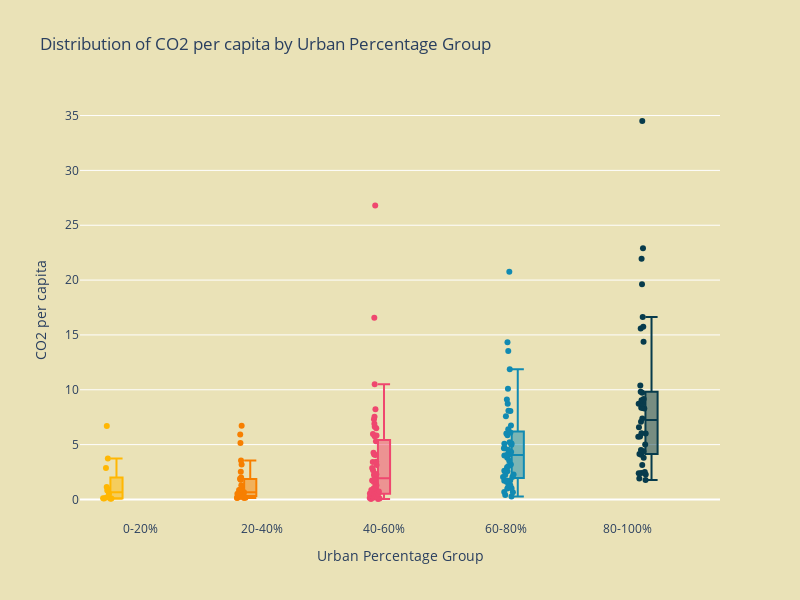

Notebook code for this chart:
### Markdown cell above
### Climate Change

### Code cell
df = pd.read_csv('owid-co2-data.csv')
urban_percent_df = pd.read_csv('Urban.csv')

year = 2018
df_2018 = df[df['year'] == year]
df_2018 = df_2018[df_2018['iso_code'].notna()]
df_2018_sorted = df_2018.sort_values(by='co2_per_capita', ascending=False)

countries_2018 = df_2018_sorted['country'].unique()
urban_percent_df = urban_percent_df[urban_percent_df['Region, subregion, country or area'].isin(countries_2018)]

urban_percent_df['Percentage urban'] = urban_percent_df['Percentage urban'].str.replace(',', '.').astype(float)
urban_percent_df.dropna(subset=['Percentage urban'], inplace=True)
merged_df = pd.merge(df_2018_sorted, urban_percent_df, left_on='country', right_on='Region, subregion, country or area')
merged_df_sorted = merged_df.sort_values(by='Percentage urban', ascending=False)

bins = [0, 20, 40, 60, 80, 100]
labels = ['0-20%', '20-40%', '40-60%', '60-80%', '80-100%']
merged_df_sorted['Urban Group'] = pd.cut(merged_df_sorted['Percentage urban'], bins=bins, labels=labels, right=False)

data_to_plot = []
for label in labels:
    group_data = merged_df_sorted[merged_df_sorted['Urban Group'] == label]['co2_per_capita']
    if group_data.empty:
        data_to_plot.append(pd.Series([None]))
    else:
        data_to_plot.append(group_data)

colors = ['#FFB703', '#F77F00', '#EF476F', '#118AB2', '#073B4C']

fig = go.Figure()
for data, label, color in zip(data_to_plot, labels, colors):
    fig.add_trace(go.Box(y=data, name=label, boxpoints='all', jitter=1, whiskerwidth=1, marker_size=6, line_width=2,
                         hoverinfo='y+name', marker_color=color))

fig.update_layout(
    title='Distribution of CO2 per capita by Urban Percentage Group',
    xaxis_title='Urban Percentage Group',
    yaxis_title='CO2 per capita',
    showlegend=False,
    width=800,
    height=600,
    boxmode='group',
    boxgap=0.5,
    boxgroupgap=0,
    plot_bgcolor='#eae2b7',
    paper_bgcolor='#eae2b7'
)

fig.show()

### Figure 1 — Plotly figure (JSON) as saved in the notebook; plotly's stock layout.template omitted (floating-point values rounded to 4 significant figures)
{"data": [{"boxpoints": "all", "hoverinfo": "y+name", "jitter": 1, "line": {"width": 2}, "marker": {"color": "#FFB703", "size": 6}, "name": "0-20%", "type": "box", "whiskerwidth": 1, "y": [0.519, 0.167, 2.863, 0.931, 1.136, 0.103, 0.094, 0.08, 3.742, 0.815, 0.056, 6.691]}, {"boxpoints": "all", "hoverinfo": "y+name", "jitter": 1, "line": {"width": 2}, "marker": {"color": "#F77F00", "size": 6}, "name": "20-40%", "type": "box", "whiskerwidth": 1, "y": [2.001, 3.553, 0.141, 0.933, 0.504, 0.376, 1.795, 2.526, 0.252, 0.238, 0.518, 1.894, 0.712, 5.919, 5.137, 0.646, 0.246, 0.378, 1.079, 0.883, 0.377, 3.186, 0.295, 0.604, 6.717, 0.133, 0.439, 0.869, 0.153, 1.289, 0.144]}, {"boxpoints": "all", "hoverinfo": "y+name", "jitter": 1, "line": {"width": 2}, "marker": {"color": "#EF476F", "size": 6}, "name": "40-60%", "type": "box", "whiskerwidth": 1, "y": [7.307, 2.667, 0.791, 7.53, 16.57, 1.007, 4.26, 5.827, 0.385, 1.534, 5.962, 0.492, 2.876, 3.406, 2.225, 0.31, 6.895, 0.539, 4.094, 0.858, 6.629, 26.8, 2.297, 10.51, 0.086, 1.098, 3.152, 0.532, 1.727, 4.054, 6.492, 5.31, 0.623, 0.727, 1.303, 1.582, 0.041, 5.764, 0.416, 8.228, 0.162, 2.351, 0.246, 0.131, 0.269, 0.043, 1.939, 3.442, 0.181]}, {"boxpoints": "all", "hoverinfo": "y+name", "jitter": 1, "line": {"width": 2}, "marker": {"color": "#118AB2", "size": 6}, "name": "60-80%", "type": "box", "whiskerwidth": 1, "y": [11.88, 1.59, 6.751, 6.411, 1.734, 0.411, 9.105, 3.185, 2.042, 8.093, 4.666, 5.097, 6.109, 4.33, 10.1, 0.659, 4.085, 4, 0.998, 5.067, 20.76, 2.276, 4.527, 5.842, 3.061, 5.212, 2.609, 13.53, 14.32, 4.062, 2.582, 4.671, 1.203, 3.801, 6.007, 7.591, 3.519, 0.685, 4.993, 2.258, 8.07, 2.054, 1.734, 1.01, 2.942, 1.304, 0.265, 1.701, 8.725]}, {"boxpoints": "all", "hoverinfo": "y+name", "jitter": 1, "line": {"width": 2}, "marker": {"color": "#073B4C", "size": 6}, "name": "80-100%", "type": "box", "whiskerwidth": 1, "y": [34.5, 8.732, null, 1.917, 3.146, 10.39, 8.737, 7.093, 4.066, 9.043, 9.148, 2.404, 15.75, 9.821, 2.497, 21.94, 4.396, 6.592, 6.002, 4.515, 4.137, 9.734, 2.274, 22.9, 7.379, 16.63, 8.291, 14.37, 19.61, 5.716, 6.026, 8.359, 15.58, 2.392, 1.768, 5.011, 5.74, 3.792, 8.339]}], "layout": {"boxgap": 0.5, "boxgroupgap": 0, "boxmode": "group", "height": 600, "paper_bgcolor": "#eae2b7", "plot_bgcolor": "#eae2b7", "showlegend": false, "title": {"text": "Distribution of CO2 per capita by Urban Percentage Group"}, "width": 800, "xaxis": {"autorange": true, "range": [-0.5, 4.763], "title": {"text": "Urban Percentage Group"}, "type": "category"}, "yaxis": {"autorange": true, "range": [-1.874, 36.42], "title": {"text": "CO2 per capita"}, "type": "linear"}}}
